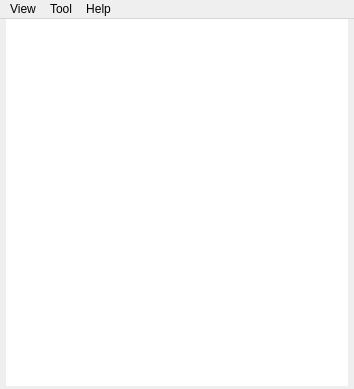
<?xml version="1.0" encoding="UTF-8"?>
<ui version="4.0">
 <class>Home</class>
 <widget class="QMainWindow" name="Home">
  <property name="geometry">
   <rect>
    <x>0</x>
    <y>0</y>
    <width>354</width>
    <height>389</height>
   </rect>
  </property>
  <property name="windowTitle">
   <string>home</string>
  </property>
  <widget class="QWidget" name="centralwidget">
   <layout class="QVBoxLayout" name="layout">
    <property name="spacing">
     <number>3</number>
    </property>
    <property name="leftMargin">
     <number>0</number>
    </property>
    <property name="topMargin">
     <number>0</number>
    </property>
    <property name="rightMargin">
     <number>0</number>
    </property>
    <property name="bottomMargin">
     <number>3</number>
    </property>
    <item>
     <widget class="QStackedWidget" name="stackedWidget">
      <property name="currentIndex">
       <number>1</number>
      </property>
      <widget class="QWidget" name="page">
       <layout class="QGridLayout" name="gridLayout">
        <property name="leftMargin">
         <number>0</number>
        </property>
        <property name="topMargin">
         <number>0</number>
        </property>
        <property name="rightMargin">
         <number>0</number>
        </property>
        <property name="bottomMargin">
         <number>0</number>
        </property>
        <property name="spacing">
         <number>0</number>
        </property>
        <item row="0" column="0">
         <widget class="QPushButton" name="quickStartBtn">
          <property name="sizePolicy">
           <sizepolicy hsizetype="Preferred" vsizetype="Preferred">
            <horstretch>0</horstretch>
            <verstretch>0</verstretch>
           </sizepolicy>
          </property>
          <property name="text">
           <string>Press to start copy
Or click start button below
 Or press Alt+Shift+C to start</string>
          </property>
         </widget>
        </item>
       </layout>
      </widget>
      <widget class="QWidget" name="page_2">
       <layout class="QGridLayout" name="viewGridLayout">
        <property name="leftMargin">
         <number>6</number>
        </property>
        <property name="topMargin">
         <number>0</number>
        </property>
        <property name="rightMargin">
         <number>6</number>
        </property>
        <property name="bottomMargin">
         <number>0</number>
        </property>
        <property name="spacing">
         <number>0</number>
        </property>
        <item row="0" column="0">
         <widget class="DetailView" name="detailView">
          <property name="frameShape">
           <enum>QFrame::NoFrame</enum>
          </property>
          <property name="selectionMode">
           <enum>QAbstractItemView::ExtendedSelection</enum>
          </property>
         </widget>
        </item>
       </layout>
      </widget>
     </widget>
    </item>
   </layout>
  </widget>
  <widget class="QMenuBar" name="menubar">
   <property name="enabled">
    <bool>true</bool>
   </property>
   <property name="geometry">
    <rect>
     <x>0</x>
     <y>0</y>
     <width>354</width>
     <height>22</height>
    </rect>
   </property>
   <widget class="QMenu" name="menuTool">
    <property name="title">
     <string>Tool</string>
    </property>
    <addaction name="actionTemplate_Editor"/>
    <addaction name="separator"/>
    <addaction name="actionSettings"/>
   </widget>
   <widget class="QMenu" name="menuHelp">
    <property name="title">
     <string>Help</string>
    </property>
    <addaction name="actionAbout_PasTk_Cpp"/>
    <addaction name="actionAbout_Qt"/>
   </widget>
   <widget class="QMenu" name="menuview">
    <property name="title">
     <string>View</string>
    </property>
    <addaction name="actionMenu_Bar"/>
   </widget>
   <addaction name="menuview"/>
   <addaction name="menuTool"/>
   <addaction name="menuHelp"/>
  </widget>
  <action name="actionTemplate_Editor">
   <property name="icon">
    <iconset resource="../resources/rc.qrc">
     <normaloff>:/icons/box.svg</normaloff>:/icons/box.svg</iconset>
   </property>
   <property name="text">
    <string>Template Editor</string>
   </property>
  </action>
  <action name="actionAbout_PasTk_Cpp">
   <property name="icon">
    <iconset resource="../resources/rc.qrc">
     <normaloff>:/icons/about.svg</normaloff>:/icons/about.svg</iconset>
   </property>
   <property name="text">
    <string>About PasTk-Cpp</string>
   </property>
  </action>
  <action name="actionAbout_Qt">
   <property name="text">
    <string>About Qt</string>
   </property>
  </action>
  <action name="actionShow_Detail_Panel">
   <property name="text">
    <string>Show Detail Panel</string>
   </property>
  </action>
  <action name="actionMenu_Bar">
   <property name="checkable">
    <bool>true</bool>
   </property>
   <property name="text">
    <string>Menu Bar</string>
   </property>
  </action>
  <action name="actionSettings">
   <property name="icon">
    <iconset resource="../resources/rc.qrc">
     <normaloff>:/icons/setting.svg</normaloff>:/icons/setting.svg</iconset>
   </property>
   <property name="text">
    <string>Settings</string>
   </property>
  </action>
 </widget>
 <customwidgets>
  <customwidget>
   <class>DetailView</class>
   <extends>QListView</extends>
   <header>ui/detailview.h</header>
  </customwidget>
 </customwidgets>
 <resources>
  <include location="../resources/rc.qrc"/>
 </resources>
 <connections/>
</ui>
